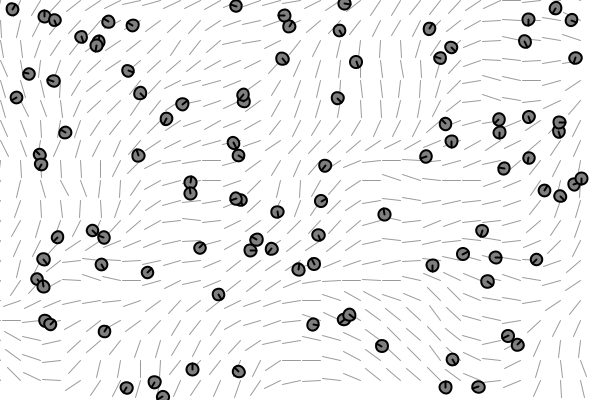
Frame 1 (no input)
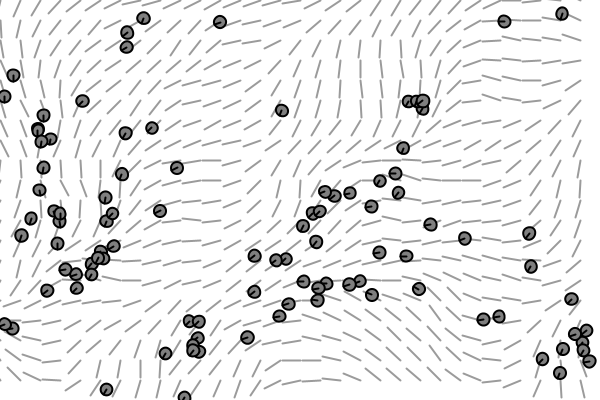
Frame 60 (the mouse pressed at the canvas centre just before this capture)
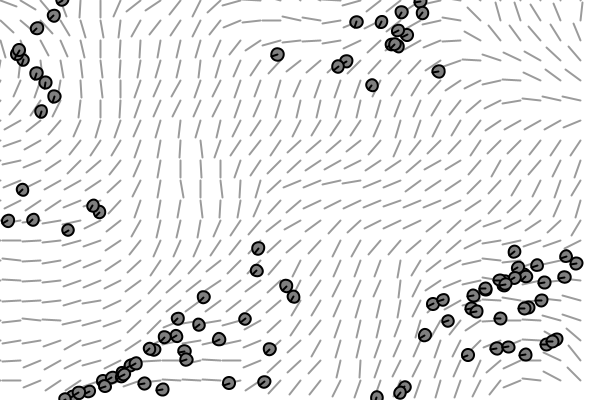
Frame 120 (the mouse held since frame 60 and released just before this capture)

The Processing sketch that drew these frames (run headless with seeded random() and noise(); from frame 60 on, the mouse is pressed at the canvas centre):

// Processing sketch: flow_field
// ── flow_field.pde
FlowField f;
ArrayList<Vehicle> vehicles;
int r;

void setup(){
  size(600,400);
  r=20;
  f=new FlowField(r);
  
  vehicles=new ArrayList<Vehicle>();
  for(int i=0; i<100; i++){
    Vehicle v=new Vehicle(random(width),random(height));
    vehicles.add(v);
  }
 
}

void draw(){
  background(255);
  f.display();
  for(Vehicle v:vehicles){
    v.follow(f);
    v.update();
    v.display();
  }
}

void mousePressed(){
  f.init();
}
// ── FlowField.pde
class FlowField{
  
  PVector [][] field;
  
  int cols,rows;
  int resolution;
  
  FlowField(int r){
    
    resolution=r;
    cols=width/resolution;
    rows=height/resolution;
    
    field=new PVector[cols][rows];
    init();    
  }
  
  void init(){
    // Reseed noise so we get a new flow field every time
    noiseSeed((int)random(10000));
    float xoff=0;
    for(int i=0;i<cols;i++){
      float yoff=0;
      for(int j=0;j<rows;j++){
        float theta=map(noise(xoff,yoff),0,1,0,TWO_PI);
        field[i][j]=new PVector(cos(theta),sin(theta));
        yoff+=.11;
      }
      xoff+=.1;
    }
  }
  
  PVector lookup(PVector lookup){
    int coloumn=int(constrain(lookup.x/resolution,0,cols-1));
    int row=int(constrain(lookup.y/resolution,0,rows-1));
    
    return field[coloumn][row].get();
  }
  
  void display(){
    for(int i=0;i<cols;i++){
      for(int j=0;j<rows;j++){
                drawVector(field[i][j],i*resolution,j*resolution,resolution-2);
      }
    }
  }
  
  void drawVector(PVector v, float x, float y, float s){
    pushMatrix();
    float arrowsize = 4;
    translate(x,y);
    stroke(0,100);
    float a=v.heading();
    rotate(a);
    float len = v.mag()*s;
    line(0,0,len,0);
    popMatrix();
  }
    
  
}
// ── Vehicle.pde
class Vehicle{
  
  PVector location, velocity, acceleration;
  float maxforce, maxspeed;
    
  
  Vehicle(float x, float y){
    location=new PVector(x,y);
    velocity=new PVector(random(-2,2),random(-2,2));
    acceleration=new PVector();
    
    maxforce=0.1;
    maxspeed=4;
    
  }
  
  void applyForce(PVector force){
    acceleration.add(force);
  }
  
  void follow(FlowField flow){
    PVector desired=flow.lookup(location);
    desired.mult(maxspeed);
    PVector steer=PVector.sub(desired,velocity);
      steer.limit(maxforce);
      applyForce(steer);
    
  }
    
  
  void display(){
    float r=6;
    float angle=velocity.heading();
    
    if (location.x > width)   location.x=0;
    if (location.x < 0)       location.x=width;
    if (location.y > height)  location.y=0;
    if (location.y < 0)       location.y=height;
    
    pushMatrix();
    translate(location.x,location.y);
    rotate(angle);
    fill(127);
    stroke(0);
    strokeWeight(2);
    ellipse(0,0,r*2,r*2);
    // Let's add a line so we can see the rotation
    line(0,0,r,0);
    popMatrix();
  }
  
  void update(){
    velocity.add(acceleration);
    velocity.limit(maxspeed);
    location.add(velocity);
    
    acceleration.mult(0);
  }
}
